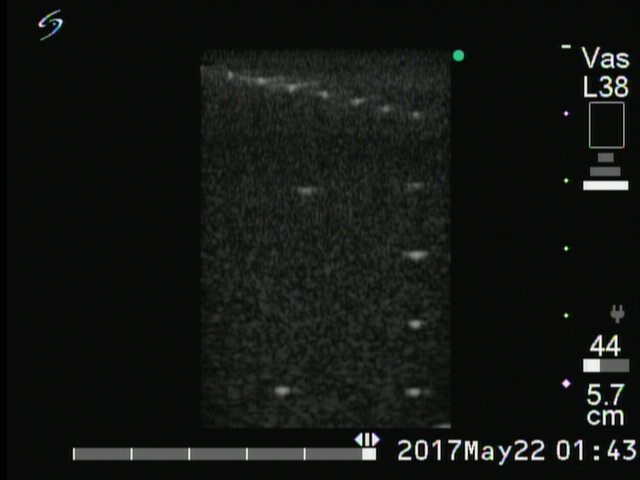
%> input picture hw1_2_psf_speckle/57-high-pen.bmp, 640 x 480 px
$ octave hw2_speckle.m   (GNU Octave 9; MATLAB toolbox functions it lacks are replaced by stand-ins)
%> lines starting %> are read from the running program, lines starting %| are printed output that depends on the picture
clear;

DR = 60;	% dynamic range (動態範圍) of the image
                % 因Sonosite無法顯示使用的動態範圍(通常會顯示在其他系統的原始影像上),可直接使用DR=60

% 在MATLAB中,imread進來的影像資料 data type 為 "uint8"
OriIm = imread('57-high-pen.bmp');
%> OriIm is the input picture: size 480x640x3 uint8; mean R, G, B 19.3, 20.9, 19
%GrayIm = rgb2gray(OriIm);	% rgb to gray scale, data type : uint8

% 在MATLAB中，+,-,*,/等數值運算或函式只能使用於data type為double的資料上，
% 因此，在此先將uint8的data type轉成"double"
GrayIm = double(OriIm);

% figure,imagesc(GrayIm), colormap(gray);
% fig_hw1_1 = figure();
% set (fig_hw1_1,'Visible','off');
% imagesc(GrayIm), colormap(gray);
% saveas(fig_hw1_1,'fig_hw1_1.jpg');

% 將原始影像上，真正屬於仿體影像的部份取出，不同的影像取的區域不同，
% 請自己找出自己擷取影像真正屬於仿體影像的部份
GrayIm = GrayIm(45:428,200:452); %57
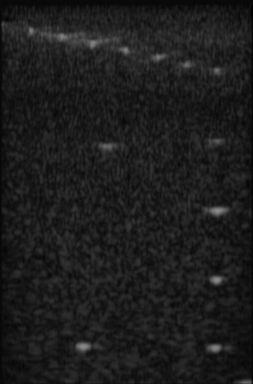
%> GrayIm: size 384x253 double; min 0, max 140, mean 28.5

% gray to dB 由0-255的灰階轉成 dB
dBIm = GrayIm - min(min(GrayIm));	% set min value to 0
dBIm = dBIm/max(max(dBIm));			% normalization, 0 - 1
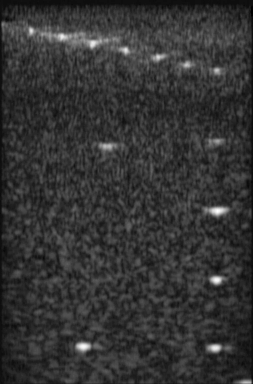
%> dBIm: size 384x253 double; min 0, max 1, mean 0.204
dBIm = dBIm*DR;							% to dB, 0 - DR
% 2
X = 105;
Y = 120;
W = 30;
H = 20;

% show B-mode image
fig_hw2_1 = figure();
set (fig_hw2_1,'Visible','off');
image(dBIm)
colormap(gray(DR))
axis image
rectangle('Position' , [X Y W H] , 'Edgecolor' , 'r') % [x y w h]
colorbar
title('B-mode image, dynamic range = 50dB')
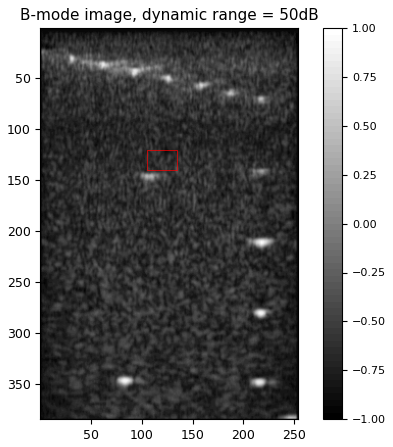
%> figure redrawn from the program's plot data
saveas(fig_hw2_1,'fig_hw2_1.jpg');

%
% ------------------ speckle std ------------------
% 計算speckle的標準差?
% 將影像上均質的部份選出來計算speckle std
% 可與理論值 4.34 dB做個驗證

speIm = dBIm(Y:Y+H, X:X+W);
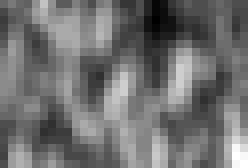
%> speIm: size 21x31 double (shown 8 times larger); min 3.86, max 21.86, mean 11.8; drawn with min black and max white
% figure,imagesc(speIm), colormap(gray)
speckleStd = std(speIm(:));
%> speckleStd = 2.92

% -------------------- speckle histogram -----------------------
% dB to linear, 計算histogram前，得先將dB資料，轉為原來的linear的資料格式
% dB = 20*log10(E), E: amplitude => E = 10^(dB/20)
% dB = 10*log10(I), I: intensity => I = 10^(dB/10)
% 與計算std時一樣，取影像上均質的部份出來計算histogram
% 可使用MATLAB的函式"hist"來求出及畫出histgoram, "hist"僅只處理1-D的data,
% 所以需先使用reshape將2-D data 轉成1-D

% histogram 相當於 機率分布，(即高中所學的長條圖)
%可驗證speckle intensity及amplitude理論上的機率分布 (expenential distribution 及 Reyleigh distribution)

LinearIm_I = 10 .^ (speIm/10);	% intensity 為 10.^(圖像dB值/10)
LinearIm_E = 10 .^ (speIm/20);	% amplitude 為 10.^(圖像dB值/20)
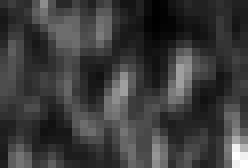
%> LinearIm_E: size 21x31 double (shown 8 times larger); min 1.56, max 12.38, mean 4.12; drawn with min black and max white

LinearIm_I = LinearIm_I(:);
%> LinearIm_I = 651 values, max 153.4 at index 629, min 2.43 at index 402, mean 19.26
LinearIm_E = LinearIm_E(:);
%> LinearIm_E = 651 values, max 12.38 at index 629, min 1.56 at index 402, mean 4.12

% 請先把 LinearIm_I 以及 LinearIm_E 變成column vector, 再使用hist指令畫出機率分布圖
fig_hw2_2 = figure();
set (fig_hw2_2,'Visible','off');
hist(LinearIm_I);	% 像expenential distribution嗎?
title('Speckle Intensity Distribution');xlabel('I');ylabel('P_I')
%> after `ylabel('P_I')`:
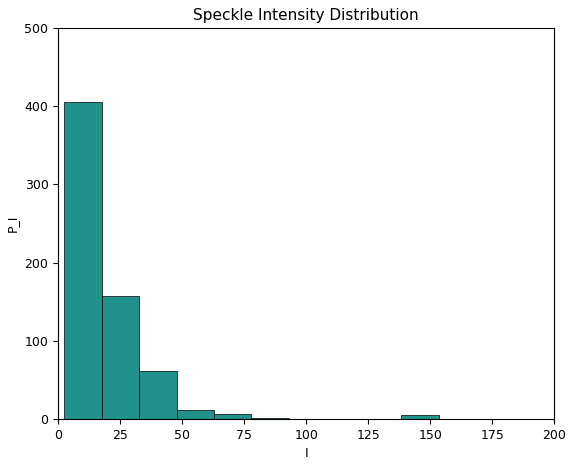
%> figure redrawn from the program's plot data; tallest bar 406 high, from x = 2.43 to 17.52
saveas(fig_hw2_2,'fig_hw2_2.jpg');

fig_hw2_3 = figure();
set (fig_hw2_3, 'Visible', 'off');
hist(LinearIm_E);	% 像Reyleigh distribution嗎?
title('Speckle Amplitude Distribution');xlabel('E');ylabel('P_E')
%> after `ylabel('P_E')`:
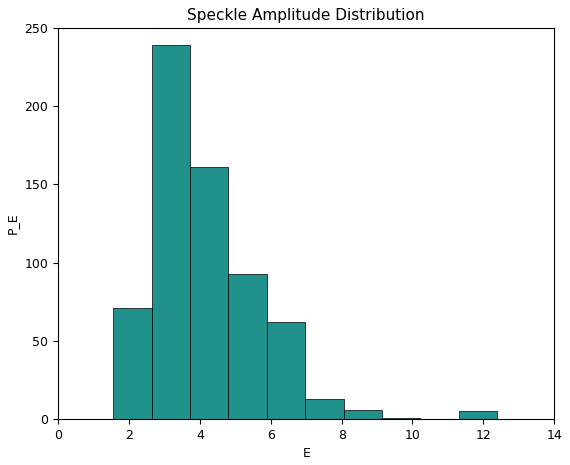
%> figure redrawn from the program's plot data; tallest bar 239 high, from x = 2.64 to 3.72
saveas(fig_hw2_3,'fig_hw2_3.jpg');

$ run again, with hw1_2_psf_speckle/71-high-pen.bmp copied over hw1_2_psf_speckle/57-high-pen.bmp
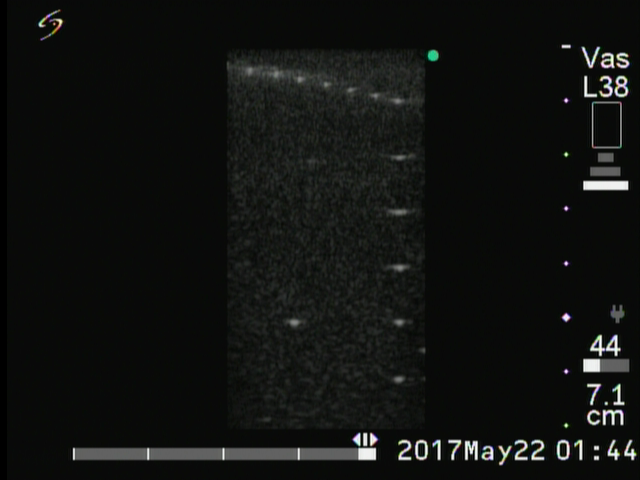
%> input picture hw1_2_psf_speckle/71-high-pen.bmp, 640 x 480 px
%> OriIm is the input picture: size 480x640x3 uint8; mean R, G, B 17, 18.5, 16.7
%> speckleStd = 3.04
%> `LinearIm_E = 10 .^ (speIm/20);`:
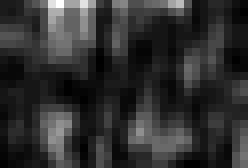
%> LinearIm_E: size 21x31 double (shown 8 times larger); min 2.07, max 13.42, mean 4.2; drawn with min black and max white
%> `LinearIm_I = LinearIm_I(:);`: LinearIm_I = 651 values, max 180.2 at index 148, min 4.28 at index 260, mean 20.39
%> `LinearIm_E = LinearIm_E(:);`: LinearIm_E = 651 values, max 13.42 at index 148, min 2.07 at index 260, mean 4.2
%> `ylabel('P_E')`:
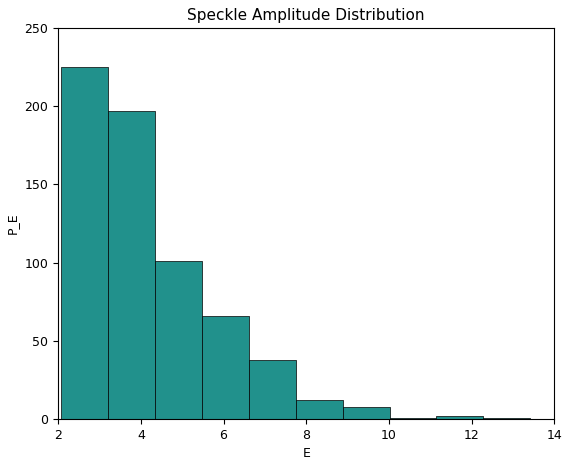
%> figure redrawn from the program's plot data; tallest bar 225 high, from x = 2.07 to 3.2
